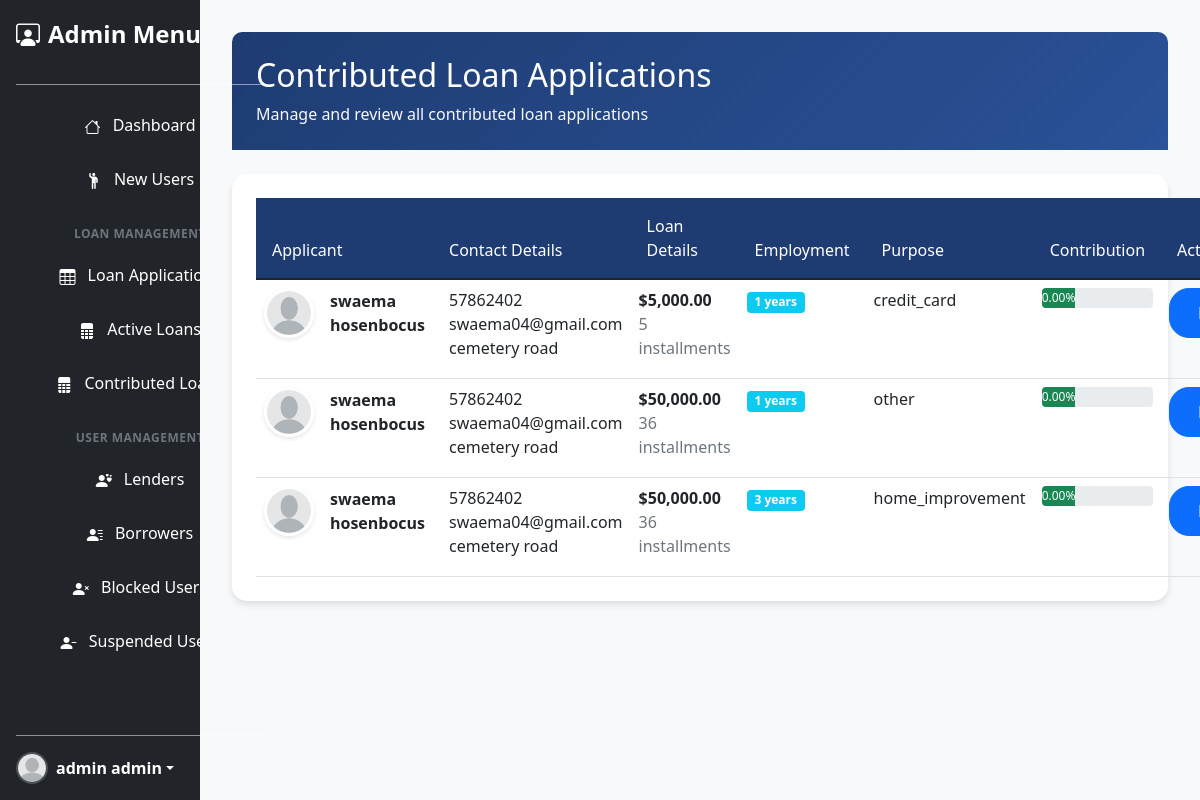
/Admin/contibutedLoans.php (signed in), run on the app's committed database.
### tables this page shows
CREATE TABLE `loans` (
  `id` int(11) NOT NULL,
  `user_id` int(11) DEFAULT NULL,
  `noOfInstallments` int(11) DEFAULT NULL,
  `interstRate` int(11) DEFAULT NULL,
  `grade` text DEFAULT NULL,
  `AnnualIncome` int(11) NOT NULL,
  `loanAmount` int(11) NOT NULL,
  `loanPurpose` text NOT NULL,
  `employeementTenure` int(11) NOT NULL,
  `Accepted_Date` date DEFAULT NULL,
  `status` text NOT NULL,
  `requested_at` datetime DEFAULT current_timestamp(),
  `InstallmentAmount` decimal(11,2) DEFAULT NULL,
  `TotalLoan` int(11) NOT NULL
);

CREATE TABLE `users` (
  `id` int(11) NOT NULL,
  `name` varchar(255) DEFAULT NULL,
  `email` varchar(255) DEFAULT NULL,
  `password` varchar(255) DEFAULT NULL,
  `role` enum('borrower','lender','admin') DEFAULT NULL,
  `mobile` varchar(15) NOT NULL,
  `address` text NOT NULL,
  `image` varchar(255) DEFAULT NULL,
  `status` enum('active','inactive','blocked','suspend') DEFAULT NULL,
  `user_verfied` text DEFAULT NULL,
  `reset_token` text DEFAULT NULL,
  `reset_token_expiry` datetime DEFAULT NULL,
  `created_at` datetime DEFAULT current_timestamp(),
  `updated_at` timestamp NOT NULL DEFAULT current_timestamp() ON UPDATE current_timestamp()
);

### Classes/Loan.php (called while the page is built, shortened)
<?php
class Loan
{
    public static function allContributedLoans()
    {
        try {
            $db = Database::getConnection();
            $query = "SELECT l.*, u.name, u.email, u.mobile, u.image, u.address,u.id as user_id,
       (SELECT SUM(LoanPercent)
        FROM lendercontribution lc
        WHERE lc.loanId = l.id) AS totalLoanPercent
            FROM loans l
            INNER JOIN users u ON l.user_id = u.id
            WHERE l.status = ?
            ORDER BY totalLoanPercent DESC";
            $status = "Accepted";
            $stmt = $db->prepare($query);
            $stmt->bind_param("s", $status);
            $stmt->execute();
            $result = $stmt->get_result();
            $loans = [];
            while ($data = $result->fetch_assoc()) {
                $loans[] = $data;
            }
            return $loans;
        } catch (Exception $e) {
            error_log("Error fetching loans: " . $e->getMessage());
            return [];
        }
    }
}

### Admin/contibutedLoans.php (the view, shortened to what this page needs)
<?php
require_once '../Classes/Loan.php';
$loans = Loan::allContributedLoans();
?>
<?php
include_once('Layout/head.php');
include_once('Layout/sidebar.php');
?>
<div class="col-md-10 dashboard-container">
    <div class="loan-header mb-4">
        <h2 class="mb-0">Contributed Loan Applications</h2>
        <p class="text-light mb-0 mt-2">Manage and review all contributed loan applications</p>
    </div>
    <div class="table-container p-4">
        <table id="example" class="table custom-table table-hover">
            <thead>
                <tr>
                    <th>Applicant</th>
                    <th>Contact Details</th>
                    <th>Loan Details</th>
                    <th>Employment</th>
                    <th>Purpose</th>
                    <th>Contribution</th>
                    <th>Actions</th>
                </tr>
            </thead>
            <tbody>
                <?php if (is_array($loans) && count($loans) > 0): ?>
                    <?php foreach ($loans as $loan): ?>
                        <tr>
                            <td>
                                <div class="d-flex align-items-center">
                                    <img class="user-image me-3" style="width: 50px; height: 50px;"
                                         src="../<?php echo htmlspecialchars($loan['image']); ?>"
                                         alt="User Image"
                                         onerror="this.onerror=null; this.src='../uploads/users/default/download.png';">
                                    <div>
                                        <strong><?php echo htmlspecialchars($loan['name']); ?></strong>
                                    </div>
                                </div>
                            </td>
                            <td>
                                <div><i class="fas fa-phone me-2"></i><?php echo htmlspecialchars($loan['mobile']); ?></div>
                                <div><i class="fas fa-envelope me-2"></i><?php echo htmlspecialchars($loan['email']); ?></div>
                                <div><i class="fas fa-map-marker-alt me-2"></i><?php echo htmlspecialchars($loan['address']); ?></div>
                            </td>
                            <td>
                                <div class="fw-bold">$<?php echo number_format($loan['loanAmount'], 2); ?></div>
                                <div class="text-muted"><?php echo htmlspecialchars($loan['noOfInstallments']); ?> installments</div>
                            </td>
                            <td>
                                <span class="badge bg-info"><?php echo htmlspecialchars($loan['employeementTenure']); ?> years</span>
                            </td>
                            <td><?php echo htmlspecialchars($loan['loanPurpose']); ?></td>
                            <td>
                                <div class="progress" style="height: 20px;">
                                    <div class="progress-bar bg-success"
                                         role="progressbar"
                                         style="width: <?php echo htmlspecialchars($loan['totalLoanPercent']); ?>%"
                                         aria-valuenow="<?php echo htmlspecialchars($loan['totalLoanPercent']); ?>"
                                         aria-valuemin="0"
                                         aria-valuemax="100">
                                        <?php echo htmlspecialchars(number_format($loan['totalLoanPercent'], 2)); ?>%
                                    </div>
                                </div>
                            </td>
                            <td>
                                <div class="btn-group">
                                    <button type="button" class="btn btn-primary custom-btn" data-bs-toggle="modal"
                                            data-bs-target="#loan-<?php echo htmlspecialchars($loan['id']) ?>">
                                    </button>
                                </div>
                            </td>
                        </tr>
                    <?php endforeach; ?>
                <?php endif; ?>
            </tbody>
        </table>
    </div>
</div>
<?php include_once('Layout/footer.php'); ?>

### Admin/Layout/head.php (shortened to what this page needs)
<!DOCTYPE html>
<html lang="en">
<head>
    <link rel="stylesheet" href="../Assets/Styles/style.css">
    <link rel="stylesheet" href="../Assets/Bootstrap_5.1.3/css/bootstrap.css">
    <link rel="stylesheet" href="../Assets/Styles/sidebars.css">
    <link rel="stylesheet" href="https://cdn.jsdelivr.net/npm/bootstrap-icons@1.11.3/font/bootstrap-icons.min.css">
    <link rel="stylesheet" href="https://cdn.datatables.net/2.1.8/css/dataTables.dataTables.min.css">
    <link href="https://cdn.jsdelivr.net/npm/sweetalert2@11.7.32/dist/sweetalert2.min.css" rel="stylesheet">
</head>
<body>

### Admin/Layout/sidebar.php (shortened to what this page needs)
<div class="container-fluid">
  <div class="row">
    <div class="col-md-2 bg-dark p-0">
      <div class="sidebar-wrapper d-flex flex-column flex-shrink-0 pt-3 text-white bg-dark vh-100">
        <a href="index.php" class="sidebar-brand d-flex align-items-center mb-3 px-3 text-white text-decoration-none">
          <i class="bi bi-person-workspace fs-4 me-2"></i>
          <span class="fs-4 fw-semibold">Admin Menu</span>
        </a>
        <hr class="sidebar-divider opacity-50 mx-3">
        <ul class="nav nav-pills flex-column mb-auto px-2">
          <li class="nav-item mb-1">
            <a href="index.php" class="nav-link text-white hover-item">
              <i class="bi bi-house me-2"></i>
              <span>Dashboard</span>
            </a>
          </li>
          <li class="nav-item mb-1">
            <a href="NewUsers.php" class="nav-link text-white hover-item">
              <i class="bi bi-person-raised-hand me-2"></i>
              <span>New Users</span>
            </a>
          </li>
          <li class="sidebar-heading mt-3 mb-2 px-3">
            <span class="text-muted text-uppercase fs-7 fw-bold">Loan Management</span>
          </li>
          <li class="nav-item mb-1">
            <a href="LoanApplications.php" class="nav-link text-white hover-item">
              <i class="bi bi-table me-2"></i>
              <span>Loan Applications</span>
            </a>
          </li>
          <li class="nav-item mb-1">
            <a href="ApprovedLoans.php" class="nav-link text-white hover-item">
              <i class="bi bi-file-spreadsheet-fill me-2"></i>
              <span>Active Loans</span>
            </a>
          </li>
          <li class="nav-item mb-1">
            <a href="contibutedLoans.php" class="nav-link text-white hover-item">
              <i class="bi bi-file-spreadsheet-fill me-2"></i>
              <span>Contributed Loans</span>
            </a>
          </li>
          <li class="sidebar-heading mt-3 mb-2 px-3">
            <span class="text-muted text-uppercase fs-7 fw-bold">User Management</span>
          </li>
          <li class="nav-item mb-1">
            <a href="Lenders.php" class="nav-link text-white hover-item">
              <i class="bi bi-person-hearts me-2"></i>
              <span>Lenders</span>
            </a>
          </li>
          <li class="nav-item mb-1">
            <a href="Borrowers.php" class="nav-link text-white hover-item">
              <i class="bi bi-person-lines-fill me-2"></i>
              <span>Borrowers</span>
            </a>
          </li>
          <li class="nav-item mb-1">
            <a href="BlockedUser.php" class="nav-link text-white hover-item">
              <i class="bi bi-person-x-fill me-2"></i>
              <span>Blocked Users</span>
            </a>
          </li>
          <li class="nav-item mb-1">
            <a href="SuspendUser.php" class="nav-link text-white hover-item">
              <i class="bi bi-person-dash-fill me-2"></i>
              <span>Suspended Users</span>
            </a>
          </li>
        </ul>
        <hr class="sidebar-divider opacity-50 mx-3">
        <div class="dropdown px-3 mb-3">
          <a href="#" class="d-flex align-items-center text-white text-decoration-none dropdown-toggle"
            id="dropdownUser1" data-bs-toggle="dropdown" aria-expanded="false">
            <img src="../<?php echo $_SESSION['user_image']; ?>"
                 alt="<?php echo $_SESSION['user_name']; ?>"
                 onerror="this.onerror=null; this.src='../uploads/users/default/download.png';"
                 width="32" height="32"
                 class="rounded-circle me-2">
            <strong><?php echo $_SESSION['user_name']; ?></strong>
          </a>
        </div>
      </div>
    </div>

### Admin/Layout/footer.php (shortened to what this page needs)
</body>
</html>

### Assets/Styles/style.css (style rules this page uses)
* { margin: 0; padding: 0; box-sizing: border-box; }
html, body { width: 100%; height: 100%; margin: 0; padding: 0; overflow-x: hidden; background-color: #f1f9ff !important; color: #0d6efd; font-family: Arial, sans-serif; }
.nav { margin: 0; padding: 0; display: flex; align-items: center; }
.btn-group { width: 100%; margin-bottom: 2rem; border-radius: 0.5rem; overflow: hidden; }
.btn-group .btn { flex: 1; padding: 0.75rem 1.5rem; font-weight: 500; transition: all 0.3s ease; }

### Assets/Styles/sidebars.css (style rules this page uses)
body { min-height: 100vh; min-height: -webkit-fill-available; }
html { height: -webkit-fill-available; }
.bi { vertical-align: -0.125em; pointer-events: none; fill: currentColor; }
.dropdown-toggle { outline: 0; }
.fw-semibold { font-weight: 600; }

### Admin/Layout/sidebar.php (style rules this page uses)
.sidebar-wrapper { width: 280px; transition: all 0.3s ease; }
.hover-item { border-radius: 6px; transition: all 0.2s ease; margin: 0 0.5rem; }
.sidebar-heading { font-size: 0.75rem; letter-spacing: 0.5px; }
.fs-7 { font-size: 0.75rem; }
.nav-link { padding: 0.75rem 1rem; }
.sidebar-divider { height: 0; border-top: 1px solid rgba(255, 255, 255, 0.15); }
.rounded-circle { object-fit: cover; border: 2px solid rgba(255, 255, 255, 0.2); }

### Admin/contibutedLoans.php (style rules this page uses)
.dashboard-container { background-color: #f8f9fa; min-height: 100vh; padding: 2rem; }
.loan-header { background: linear-gradient(135deg, #1e3c72 0%, #2a5298 100%); color: white; padding: 1.5rem; border-radius: 10px 10px 0 0; }
.table-container { background: white; border-radius: 15px; box-shadow: 0 4px 6px rgba(0,0,0,0.1); }
.custom-table { margin: 0; }
.custom-table thead th { background: #1e3c72; color: white; padding: 1rem; font-weight: 500; }
.custom-btn { border-radius: 20px; padding: 0.5rem 1.2rem; transition: all 0.3s; }
.user-image { border-radius: 50%; border: 3px solid #fff; box-shadow: 0 2px 4px rgba(0,0,0,0.1); }

### data on the page
loans: user.name "swaema hosenbocus", user.mobile "57862402", user.email "swaema04@gmail.com", user.address "cemetery road", loanAmount "5,000.00", noOfInstallments "5", employeementTenure "1", loanPurpose "credit_card", totalLoanPercent "0.00"
loans: user.name "swaema hosenbocus", user.mobile "57862402", user.email "swaema04@gmail.com", user.address "cemetery road", loanAmount "50,000.00", noOfInstallments "36", employeementTenure "1", loanPurpose "other", totalLoanPercent "0.00"
loans: user.name "swaema hosenbocus", user.mobile "57862402", user.email "swaema04@gmail.com", user.address "cemetery road", loanAmount "50,000.00", noOfInstallments "36", employeementTenure "3", loanPurpose "home_improvement", totalLoanPercent "0.00"

### other printed values
$_SESSION['user_name'] "admin admin"
